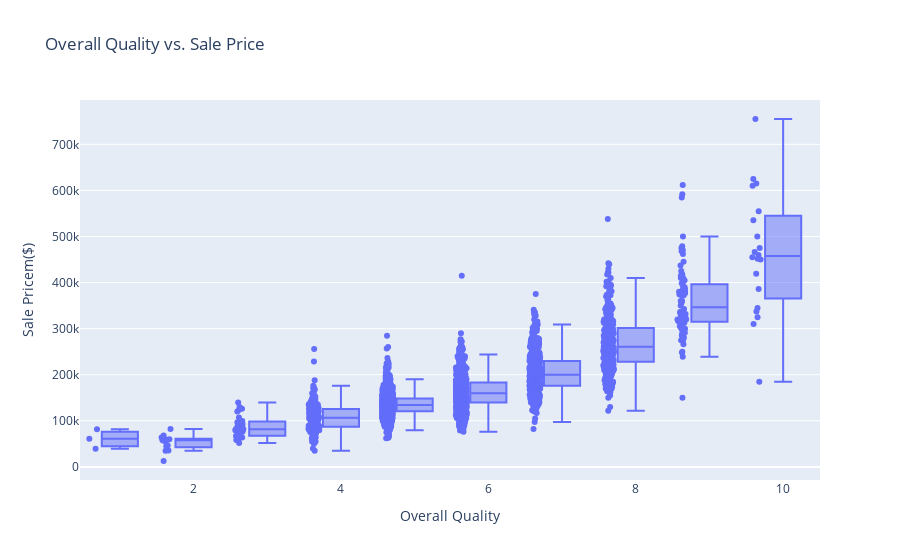

Notebook cell for this chart:
### Code cell
fig = px.box(housing, x='OverallQual', y='SalePrice', points="all",
             title='Overall Quality vs. Sale Price',
             labels={'OverallQual': 'Overall Quality', 'SalePrice': 'Sale Pricem($)'})

fig.show()

### Figure 1 — Plotly figure (JSON) as saved in the notebook; plotly's stock layout.template omitted (floating-point values rounded to 4 significant figures; data arrays with more than 128 entries replaced by an {"elided": "..."} marker saying what was removed)
{"data": [{"alignmentgroup": "True", "boxpoints": "all", "hovertemplate": "Overall Quality=%{x}<br>Sale Pricem($)=%{y}<extra></extra>", "legendgroup": "", "marker": {"color": "#636efa"}, "name": "", "notched": false, "offsetgroup": "", "orientation": "v", "showlegend": false, "type": "box", "x": {"elided": "2579 int values"}, "x0": " ", "xaxis": "x", "y": {"elided": "2579 int values"}, "y0": " ", "yaxis": "y"}], "layout": {"boxmode": "group", "legend": {"tracegroupgap": 0}, "title": {"text": "Overall Quality vs. Sale Price"}, "xaxis": {"anchor": "y", "domain": [0, 1], "title": {"text": "Overall Quality"}}, "yaxis": {"anchor": "x", "domain": [0, 1], "title": {"text": "Sale Pricem($)"}}}}
